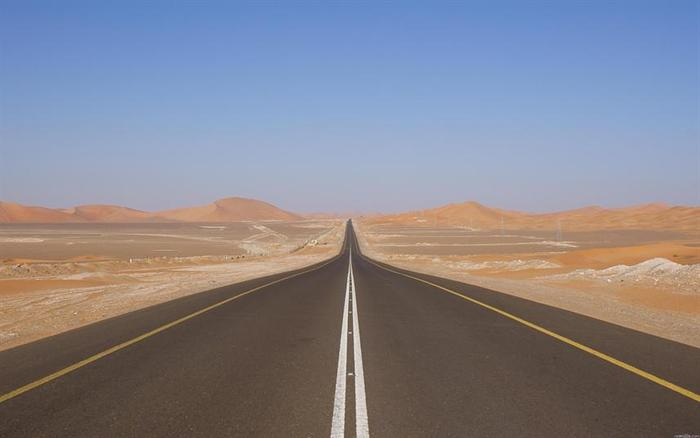
#> input picture CValgorithms/SelfDrivingCar/images/Road3.jpg, 700 x 438 px, found by its file name
$ jupyter execute TestOpenCV.ipynb
#> lines starting #> are read from the running program, lines starting #| are printed output that depends on the picture; after the words box and inside, x2 and y2 are one past the last pixel; in counts of white or black regions, pixels touching at a corner belong together
[cell 1]
import numpy as np
import matplotlib.pyplot as plt
import cv2
cap = cv2.VideoCapture("/opt/data/videos/OES-footage/ch0_2018.12.06_12.46.19.avi")

# [12 lines of commented-out code are left out]

[cell 2]
# [25 lines of commented-out code are left out]

def canny_transform(image):
    gray = cv2.cvtColor(image,cv2.COLOR_RGB2GRAY)
    blur = cv2.GaussianBlur(gray, (5,5), 0)
    canny = cv2.Canny(blur, 50, 150)
    return canny

def ROI(image):
    height = image.shape[0]
    width = image.shape[1]
    print(height)
    print(width)
    re_h = height/2
    re_w = width/2
    print(re_h)
    print(re_w)
    re_tm1 = width/3
    re_tm2 = width - re_tm1
    polygons = np.array([
    [(0, height), (width, height), (re_tm2,re_h),(re_tm1,re_h)]
    ])
    mask = np.zeros_like(image)

    cv2.fillPoly(mask, np.array([polygons], dtype=np.int32), 255)
    masked_image = cv2.bitwise_and(image,mask)
    return masked_image

def display_lines(image, lines):
    line_image = np.zeros_like(image)
    if lines is not None:
        for line in lines:
            x1, y1, x2, y2 = line.reshape(4)
            cv2.line(line_image, (x1,y1),(x2,y2),(255,0,0),10)
    return line_image

image = cv2.imread(r"C:\Users\Asus\Documents\Anaconda\Self-Driving-Car\Road3.jpg")
#> image is the input picture: shape (438, 700, 3); mean B, G, R 140.5, 131.4, 133.1
lane_image = np.copy(image)

canny_image = canny_transform(lane_image)
#> in canny_transform, `gray = cv2.cvtColor(image,cv2.COLOR_RGB2GRAY)`:
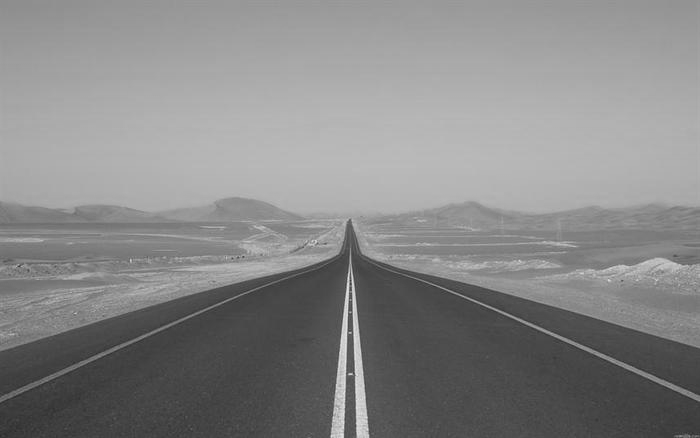
#> gray: shape (438, 700); min 43, max 233, mean 134.3
#> in canny_transform, `canny = cv2.Canny(blur, 50, 150)`:
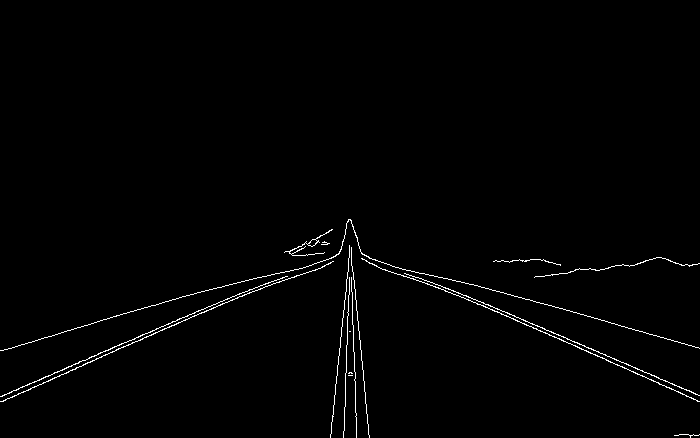
#> canny: shape (438, 700); 1.1% white in thin lines or dots, all inside (x1, y1, x2, y2) = (0, 219, 700, 438)
cv2.imshow("Canny",canny_image)


cropped_image = ROI(canny_image)
#| 438
#| 700
#| 219.0
#| 350.0
#> in ROI, `cv2.fillPoly(mask, np.array([polygons], dtype=np.int32), 255)`:
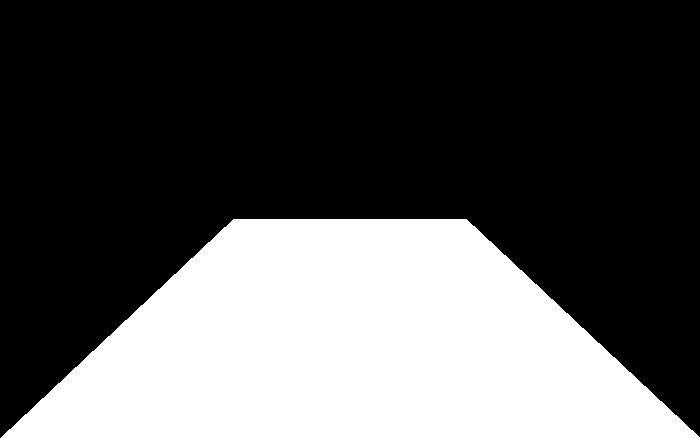
#> mask: shape (438, 700); 33.3% white; 1 white region, box (x1, y1, x2, y2) and area: (1, 219, 700, 438) 102177
#> in ROI, `masked_image = cv2.bitwise_and(image,mask)`:
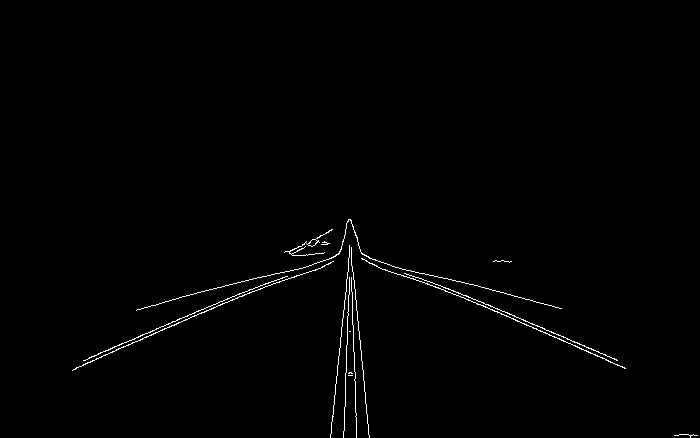
#> masked_image: shape (438, 700); 0.82% white in thin lines or dots, all inside (x1, y1, x2, y2) = (72, 219, 698, 438)
lines = cv2.HoughLinesP(cropped_image,2, np.pi/180,100,np.array([]),minLineLength=20,maxLineGap=5)
#> lines = 20 rows, first 6: [222, 301, 271, 281], [448, 288, 616, 359], [475, 302, 625, 368], [311, 265, 339, 253], [110, 348, 152, 331], [334, 398, 339, 348]

#averaged_lines = average_slope_intercept(lane_image,lines)

line_image = display_lines(lane_image, lines)
#> the loop in display_lines, `for line in lines:` made 20 passes
#> (x1, y1, x2, y2) on passes 1 to 12: (222, 301, 271, 281), (448, 288, 616, 359), (475, 302, 625, 368), (311, 265, 339, 253), (110, 348, 152, 331), (334, 398, 339, 348), (162, 329, 249, 292), (423, 273, 532, 300), (351, 252, 363, 374), (345, 394, 345, 373), (72, 370, 132, 342), (338, 364, 349, 253)
#> after the loop in display_lines, `for line in lines:`:
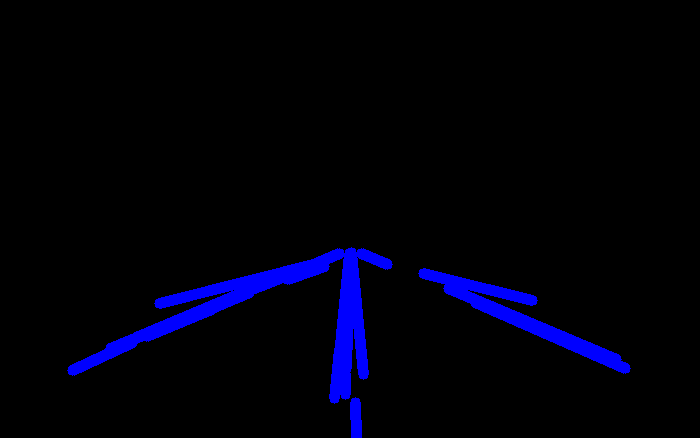
#> line_image: shape (438, 700, 3); mean of channels 0, 1, 2 11.4, 0, 0; drawn as B, G, R
cv2.imshow("Lines",line_image)


combo_image = cv2.addWeighted(lane_image, 0.8, line_image,1,1)
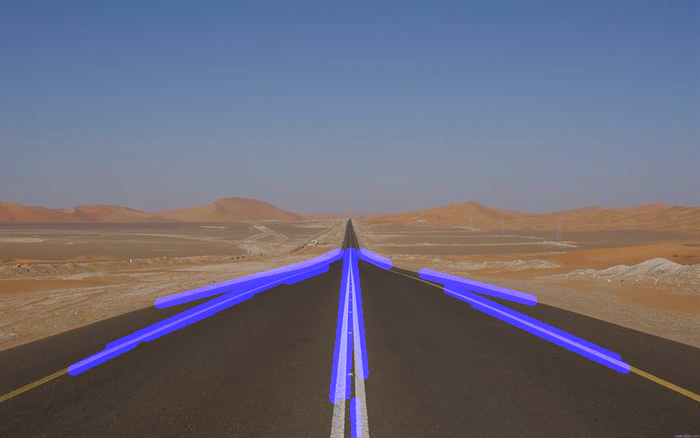
#> combo_image: shape (438, 700, 3); mean B, G, R 121.6, 106.1, 107.5
plt.imshow(canny_image)
plt.show()
cv2.imshow("Result",combo_image)
cv2.waitKey(0)
#> Out = 113
